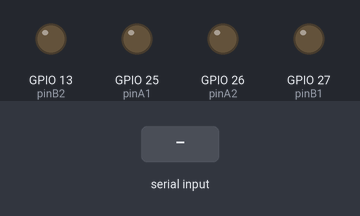
Bench run of a sketch on a simulated ESP32. Shown: output pins drawn as LEDs (lit = HIGH). The test bench sets the inputs (shaded band). Nothing arrives over Bluetooth unless stated; what the sketch prints to the serial monitor is not drawn.

Above: at 1.2 s.
1.3 s: "a" received over the second serial link
At 1.8 s:
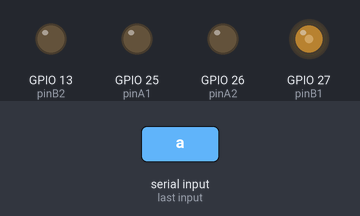
2.8 s: "b" received over the second serial link
At 3.8 s:
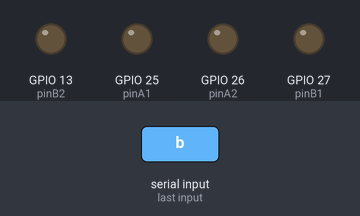
4.3 s: "c" received over the second serial link
At 5.3 s:
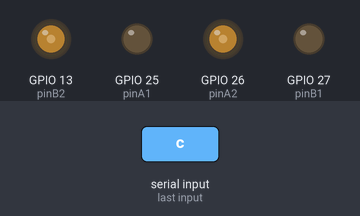
Timing chart, 0 to 7.3 s (numbered marks = the images above; inputs shaded):
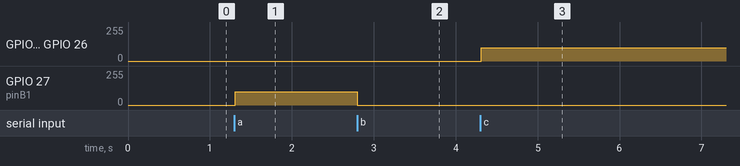

Measured:
- after the input at 1.3 s, GPIO 27 (pinB1): 0/255 → 100/255 at once
- after the input at 2.8 s, GPIO 27 (pinB1): 100/255 → 0/255 at once
- after the input at 4.3 s, GPIO 13 (pinB2), GPIO 26 (pinA2): 0/255 → 100/255 at once

The sketch:

sketch.ino
```cpp
//----------------------------------------------BIBLIOTECAS--------------------------------------------
#include "BluetoothSerial.h" //esse comando inclui as instruções nescessárias para trabalhar com o Bluetooth em formato serial no Esp32

//----------------------------------------PARAMETROS DE CONFIGURAÇÃO------------------------------------
#define pinA1 25                //pino conectado a In1 da ponte H
#define pinA2 26                //pino conectado a In2 da ponte H
#define pinB1 27                //pino conectado a In3 da ponte H
#define pinB2 13                //pino conectado a In4 da ponte H
#define PWM_Freq 500            //Frequencia do PSM sendo 500 Hz a frequencia padrão do arduino, nao altere esse valor caso nao faça os calculos corretamente.
#define PWM_Res 8               //Resolução do PWM define em quantas partes será dividido do pulso, no caso o numero 8 significa que estamos dividindo ele 256 vezes, ou seja o PWM vai de 0 a 255.
BluetoothSerial SerialBT;       //Configuro o comando BluetoothSerial como SerialBT para facilitar na implementação do bluetooth no algoritmo

//------------------------------------VARIAVEIS PARA REGISTRAR DADOS DO CONTROLE---------------------------------
bool ControllerUp = 0;          //Cria variavel para memorizar quando o botao para cima é pressionado
bool ControllerDown = 0;        //Cria variavel para memorizar quando o botao para baixo é pressionado
bool ControllerRight = 0;       //Cria variavel para memorizar quando o botao para direita é pressionado
bool ControllerLeft = 0;        //Cria variavel para memorizar quando o botao para esquerda é pressionado

void setup()
{
  //----------------------------------------CONFIGURAÇÃO BLUETOOTH------------------------------------
  Serial.begin(115200);         //Configura a comunicação serial do ESP32
  SerialBT.begin("NomeDoRobo"); //Coloque Aqui o nome do robô
  Serial.println("The device started, now you can pair it with bluetooth!"); //Envia uma mensagem para o terminal do PC dizendo que o ESP32 está ok

  //----------------------------------------CONFIGURAÇÃO DOS PINOS-----------------------------------
  ledcAttach(pinA1,PWM_Freq,PWM_Res); //Configuração do pino 1 do ESP32
  ledcAttach(pinA2,PWM_Freq,PWM_Res); //Configuração do pino 2 do ESP32
  ledcAttach(pinB1,PWM_Freq,PWM_Res); //Configuração do pino 3 do ESP32
  ledcAttach(pinB2,PWM_Freq,PWM_Res); //Configuração do pino 4 do ESP32
}

void loop()
{
  //----------------------------------------VERIFICAÇÃO DE ENTRADAS------------------------------------
  //Verifica se o bluetooth recebeu uma mensagem
  if (SerialBT.available())
  {
    int cmd = SerialBT.read();  //Faz a leitura de qual foi a letra enviada pelo bluetooth
    switch (cmd)
    {
      case 'a':
        ControllerUp = 1;       //escreve na variavel ControllerUp quando rece 'a' do bluetooth
        break;
      case 'b':
        ControllerUp = 0;         //coloca 0 na variavel ControllerUp quando rece 'b' do bluetooth
        break;
      case 'c':
        ControllerDown = 1;      //escreve na variavel ControllerDown quando rece 'c' do bluetooth
        break;
      case 'd':
        ControllerDown = 0;      //coloca 0 na variavel ControllerDown quando rece 'd' do bluetooth
        break;
      case 'e':
        ControllerRight = 1;      //escreve na variavel ControllerRight quando rece 'e' do bluetooth
        break;
      case 'f':
        ControllerRight = 0;      //coloca 0 na variavel ControllerRight quando rece 'f' do bluetooth
        break;
      case 'g':
        ControllerLeft = 1;      //escreve na variavel ControllerLeft quando rece 'g' do bluetooth
        break;
      case 'h':
        ControllerLeft = 0;      //coloca 0 na variavel ControllerLeft quando rece 'h' do bluetooth
        break;
      default:                    //Sai do ciclo quando a letra enviada nao corresponde as letras programadas
        break;
    }
  }
  int motorPwmA1 = 0;
  int motorPwmA2 = 0;
  int motorPwmB1 = 0;
  int motorPwmB2 = 0;

  //----------------------------------LÓGICA DE FUNCIONAMENTO DO CARRINHO---------------------------------
  if(ControllerUp)  //Se apertar o botao pra cima ele vai escrever 1 em controller Up e vai habilitar as 4 instruções abaixo
  {
    motorPwmA1 = 100;
    motorPwmA2 = 0;
    motorPwmB1 = 100;
    motorPwmB2 = 0;
  }
  else if(ControllerDown) //Se apertar o botao pra baixo ele vai escrever 1 em ControllerDown e vai habilitar as 4 instruções abaixo
  {
    motorPwmA1 = 0;
    motorPwmA2 = 100;
    motorPwmB1 = 0;
    motorPwmB2 = 100;
  }
  else if(ControllerRight) //Se apertar o botao pra direita ele vai escrever 1 em ControllerRight e vai habilitar as 4 instruções abaixo
  {
    motorPwmA1 = 100;
    motorPwmA2 = 0;
    motorPwmB1 = 0;
    motorPwmB2 = 100;
  }
  else if(ControllerLeft) //Se apertar o botao pra esquerda ele vai escrever 1 em ControllerLeft e vai habilitar as 4 instruções abaixo
  {
    motorPwmA1 = 0;
    motorPwmA2 = 100;
    motorPwmB1 = 100;
    motorPwmB2 = 0;
  }
  else  //Se nenhum botao estiver apertado ele tira todos os valores de velocidade para o robo parar
  {
    motorPwmA1 = 0;
    motorPwmA2 = 0;
    motorPwmB1 = 0;
    motorPwmB2 = 0;
  }

  //------------------------------------ACIONAMENTO DAS SAIDAS-----------------------------------
  //envia os valores de controle para o motor
    ledcWrite(pinA2, motorPwmA2);
  ledcWrite(pinB1, motorPwmB1);
  ledcWrite(pinB2, motorPwmB2);

  delay(20);
}
```
